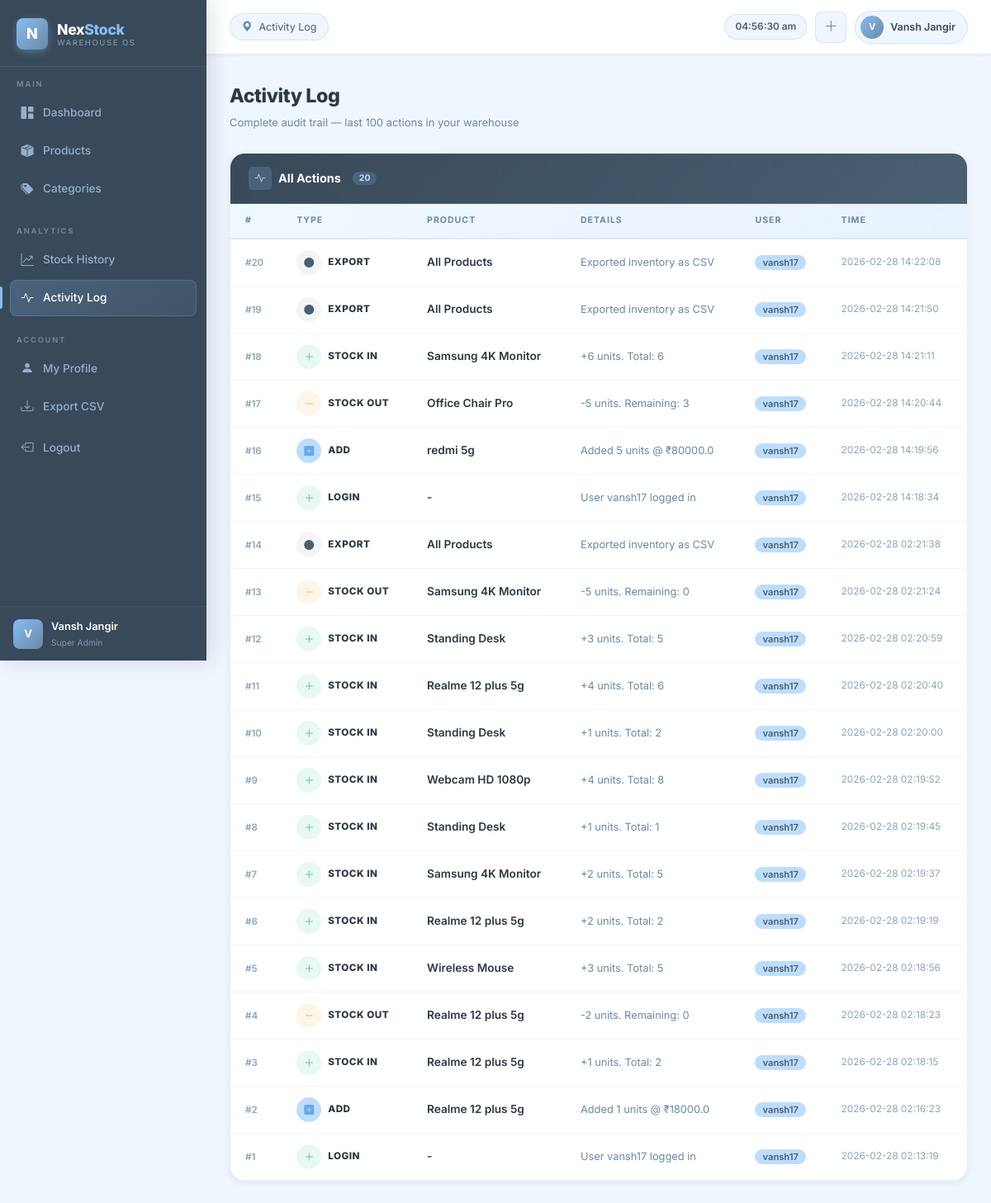
Page /activity (signed in) on the committed database.
### tables this page shows
CREATE TABLE activity_log (
        id INTEGER PRIMARY KEY AUTOINCREMENT,
        action TEXT NOT NULL,
        product_name TEXT NOT NULL,
        details TEXT DEFAULT '',
        user TEXT NOT NULL,
        timestamp TEXT NOT NULL
    );

### app.py (the view)
@app.route('/activity')
def activity():
    if 'user' not in session:
        return redirect(url_for('login'))
    conn = get_db()
    logs = conn.execute("SELECT * FROM activity_log ORDER BY id DESC LIMIT 100").fetchall()
    conn.close()
    return render_template('activity.html', logs=logs)

### app.py (called while the page is built)
def get_db():
    conn = sqlite3.connect(DATABASE)
    conn.row_factory = sqlite3.Row
    return conn

### templates/activity.html (shortened to what this page needs)
{% extends 'base.html' %}
{% block page_title %}Activity Log{% endblock %}
{% block content %}
<div class="pg-head">
    <div>
        <div class="pg-head-title">Activity Log</div>
        <div class="pg-head-sub">Complete audit trail — last 100 actions in your warehouse</div>
    </div>
</div>
<div class="ns-panel panel-navy">
    <div class="ns-panel-head">
        <h6>
            <div class="head-icon"><i class="bi bi-activity"></i></div>
            All Actions
            <span style="background:rgba(136,189,242,0.2);color:var(--sky-light);font-size:.65rem;font-weight:700;padding:2px 8px;border-radius:20px;margin-left:6px;">{{ logs|length }}</span>
        </h6>
    </div>
    <div class="ns-table-wrap">
        <table class="ns-table">
            <thead>
                <tr>
                    <th>#</th>
                    <th>Type</th>
                    <th>Product</th>
                    <th>Details</th>
                    <th>User</th>
                    <th>Time</th>
                </tr>
            </thead>
            <tbody>
                {% for log in logs %}
                <tr>
                    <td style="color:var(--steel-light);font-size:.72rem;font-weight:600;">#{{ log.id }}</td>
                    <td>
                        <div style="display:flex;align-items:center;gap:8px;">
                            <div class="act-av {% if 'IN' in log.action %}av-in{% elif 'OUT' in log.action %}av-out{% elif 'ADD' in log.action %}av-add{% elif 'DEL' in log.action %}av-del{% elif 'EDIT' in log.action %}av-edit{% else %}av-other{% endif %}" style="flex-shrink:0;">
                                {% if 'IN' in log.action %}<i class="bi bi-plus-lg"></i>
                                {% elif 'OUT' in log.action %}<i class="bi bi-dash-lg"></i>
                                {% elif 'ADD' in log.action %}<i class="bi bi-plus-square-fill"></i>
                                {% elif 'DEL' in log.action %}<i class="bi bi-trash-fill"></i>
                                {% elif 'EDIT' in log.action %}<i class="bi bi-pencil-fill"></i>
                                {% elif 'LOGIN' in log.action %}<i class="bi bi-person-fill"></i>
                                {% else %}<i class="bi bi-circle-fill"></i>{% endif %}
                            </div>
                            <span style="font-size:.73rem;font-weight:800;text-transform:uppercase;letter-spacing:.5px;color:var(--navy-dark);">{{ log.action }}</span>
                        </div>
                    </td>
                    <td style="font-weight:600;font-size:.85rem;color:var(--navy-dark);">{{ log.product_name }}</td>
                    <td style="font-size:.8rem;color:var(--steel);">{{ log.details }}</td>
                    <td><span class="user-chip">{{ log.user }}</span></td>
                    <td style="font-size:.74rem;color:var(--steel-light);white-space:nowrap;">{{ log.timestamp }}</td>
                </tr>
                {% endfor %}
            </tbody>
        </table>
    </div>
</div>
{% endblock %}

### static/css/style.css (style rules this page uses)
:root { --steel: #6A89A7; --steel-dark: #557a96; --steel-light: #8aa5bc; --sky-light: #BDDDFC; --sky-light-2: #d4eafd; --sky-med: #88BDF2; --sky-med-dark: #6aaae8; --navy: #384959; --navy-dark: #2b3945; --navy-light: #4a5f70; --success: #3eb489; --success-bg: #e8f8f2; --danger: #e05c6e; --danger-bg: #fdf0f2; --warning: #e89c3e; --warning-bg: #fdf5e8; --white: #ffffff; --bg-main: #f0f6fe; --bg-card: #ffffff; --bg-sidebar: #384959; --sidebar-w: 250px; --topbar-h: 66px; --r-xs: 5px; --r-sm: 8px; --r: 12px; --r-lg: 18px; --r-xl: 24px; --shadow-xs: 0 1px 3px rgba(56,73,89,0.07); --shadow-sm: 0 2px 8px rgba(56,73,89,0.09); --shadow: 0 4px 20px rgba(56,73,89,0.11); --shadow-md: 0 8px 32px rgba(56,73,89,0.14); --shadow-lg: 0 20px 60px rgba(56,73,89,0.18); --t: all 0.22s ease; --font: 'Inter', sans-serif; }
*, *::before, *::after { box-sizing: border-box; margin:0; padding:0; }
html { scroll-behavior: smooth; }
body { font-family: var(--font); background: var(--bg-main); color: var(--navy); font-size: 14px; line-height: 1.6; min-height: 100vh; -webkit-font-smoothing: antialiased; }
.pg-head { display: flex; align-items: flex-start; justify-content: space-between; flex-wrap: wrap; gap: 12px; margin-bottom: 26px; }
.pg-head-title { font-size: 1.45rem; font-weight: 800; color: var(--navy-dark); letter-spacing: -0.4px; }
.pg-head-sub { font-size: 0.81rem; color: var(--steel); margin-top: 3px; }
.ns-panel { background: var(--white); border-radius: var(--r-lg); border: 1px solid rgba(136,189,242,0.2); box-shadow: var(--shadow-sm); overflow: hidden; }
.ns-panel-head { display: flex; align-items: center; justify-content: space-between; padding: 16px 22px; border-bottom: 1px solid rgba(136,189,242,0.18); }
.ns-panel-head h6 { font-size: 0.9rem; font-weight: 700; color: var(--navy-dark); margin: 0; display: flex; align-items: center; gap: 8px; }
.ns-panel-head h6 .head-icon { width: 28px; height: 28px; border-radius: var(--r-xs); display: flex; align-items: center; justify-content: center; font-size: 13px; }
.ns-panel.panel-navy > .ns-panel-head { background: linear-gradient(135deg, var(--navy), var(--navy-light)); }
.ns-panel.panel-navy > .ns-panel-head h6 { color: white; }
.ns-panel.panel-navy .head-icon { background: rgba(136,189,242,0.2); color: var(--sky-light); }
.ns-table-wrap { overflow-x: auto; }
.ns-table { width: 100%; border-collapse: collapse; font-size: 0.84rem; }
.ns-table thead { background: linear-gradient(135deg, #f0f8ff, #e8f2fd); }
.ns-table thead th { padding: 12px 18px; font-size: 0.66rem; font-weight: 700; text-transform: uppercase; letter-spacing: 1px; color: var(--steel); border-bottom: 2px solid rgba(136,189,242,0.25); white-space: nowrap; }
.ns-table tbody tr { border-bottom: 1px solid rgba(136,189,242,0.12); transition: background 0.15s; }
.ns-table tbody tr:last-child { border-bottom: none; }
.ns-table td { padding: 13px 18px; vertical-align: middle; }
.act-av { width: 30px; height: 30px; border-radius: 50%; display: flex; align-items: center; justify-content: center; font-size: 12px; flex-shrink: 0; }
.av-in { background: var(--success-bg); color: var(--success); }
.av-out { background: var(--warning-bg); color: var(--warning); }
.av-add { background: var(--sky-light); color: var(--sky-med-dark); }
.av-other { background: rgba(56,73,89,.06); color: var(--navy-light); }
.user-chip { background: var(--sky-light); color: var(--navy-light); border-radius: 20px; padding: 2px 9px; font-size: 0.7rem; font-weight: 600; }

### rows in the picture
activity_log: id "20", action "EXPORT", product_name "All Products", details "Exported inventory as CSV", user "vansh17", timestamp "2026-02-28 14:22:08"
activity_log: id "19", action "EXPORT", product_name "All Products", details "Exported inventory as CSV", user "vansh17", timestamp "2026-02-28 14:21:50"
activity_log: id "18", action "STOCK IN", product_name "Samsung 4K Monitor", details "+6 units. Total: 6", user "vansh17", timestamp "2026-02-28 14:21:11"
activity_log: id "17", action "STOCK OUT", product_name "Office Chair Pro", details "-5 units. Remaining: 3", user "vansh17", timestamp "2026-02-28 14:20:44"
activity_log: id "16", action "ADD", product_name "redmi 5g", details "Added 5 units @ ₹80000.0", user "vansh17", timestamp "2026-02-28 14:19:56"
activity_log: id "15", action "LOGIN", product_name "-", details "User vansh17 logged in", user "vansh17", timestamp "2026-02-28 14:18:34"
activity_log: id "14", action "EXPORT", product_name "All Products", details "Exported inventory as CSV", user "vansh17", timestamp "2026-02-28 02:21:38"
activity_log: id "13", action "STOCK OUT", product_name "Samsung 4K Monitor", details "-5 units. Remaining: 0", user "vansh17", timestamp "2026-02-28 02:21:24"
activity_log: id "12", action "STOCK IN", product_name "Standing Desk", details "+3 units. Total: 5", user "vansh17", timestamp "2026-02-28 02:20:59"
activity_log: id "11", action "STOCK IN", product_name "Realme 12 plus 5g", details "+4 units. Total: 6", user "vansh17", timestamp "2026-02-28 02:20:40"
activity_log: id "10", action "STOCK IN", product_name "Standing Desk", details "+1 units. Total: 2", user "vansh17", timestamp "2026-02-28 02:20:00"
activity_log: id "9", action "STOCK IN", product_name "Webcam HD 1080p", details "+4 units. Total: 8", user "vansh17", timestamp "2026-02-28 02:19:52"
activity_log: id "8", action "STOCK IN", product_name "Standing Desk", details "+1 units. Total: 1", user "vansh17", timestamp "2026-02-28 02:19:45"
activity_log: id "7", action "STOCK IN", product_name "Samsung 4K Monitor", details "+2 units. Total: 5", user "vansh17", timestamp "2026-02-28 02:19:37"
activity_log: id "6", action "STOCK IN", product_name "Realme 12 plus 5g", details "+2 units. Total: 2", user "vansh17", timestamp "2026-02-28 02:19:19"
activity_log: id "5", action "STOCK IN", product_name "Wireless Mouse", details "+3 units. Total: 5", user "vansh17", timestamp "2026-02-28 02:18:56"
activity_log: id "4", action "STOCK OUT", product_name "Realme 12 plus 5g", details "-2 units. Remaining: 0", user "vansh17", timestamp "2026-02-28 02:18:23"
activity_log: id "3", action "STOCK IN", product_name "Realme 12 plus 5g", details "+1 units. Total: 2", user "vansh17", timestamp "2026-02-28 02:18:15"
activity_log: id "2", action "ADD", product_name "Realme 12 plus 5g", details "Added 1 units @ ₹18000.0", user "vansh17", timestamp "2026-02-28 02:16:23"
activity_log: id "1", action "LOGIN", product_name "-", details "User vansh17 logged in", user "vansh17", timestamp "2026-02-28 02:13:19"

### other values in the picture
{{ (session.full_name or session.user or 'U')[0].upper() }} "V"
{{ session.full_name or session.user }} "Vansh Jangir"
{{ session.role or 'Admin' }} "Super Admin"
{{ logs|length }} "20"
